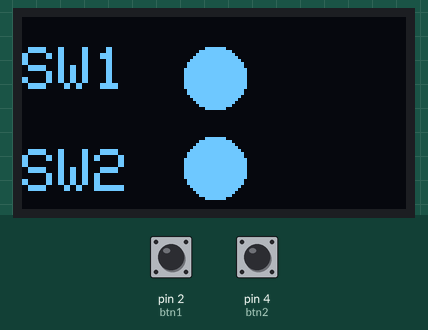
Recording of a program running on a simulated Arduino Uno, built with avr-gcc and run on an emulated ATmega328P. Parts: 128×64 one-colour display. Inputs (shaded band) come from the test bench; at power-on: pin 2 (btn1) LOW, pin 4 (btn2) LOW. What the program prints to the serial monitor is not drawn.

Above: at 2.2 s.
2.3 s: pin 2 (btn1) pulled HIGH for 0.15 s
At 2.41 s:
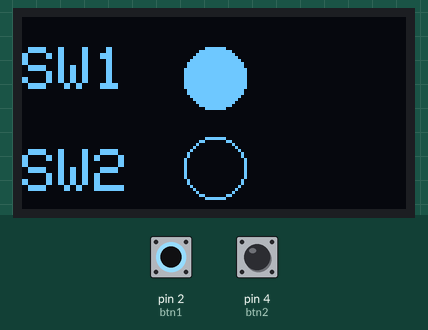
3.9 s: pin 4 (btn2) pulled HIGH for 1 s
At 4.7 s:
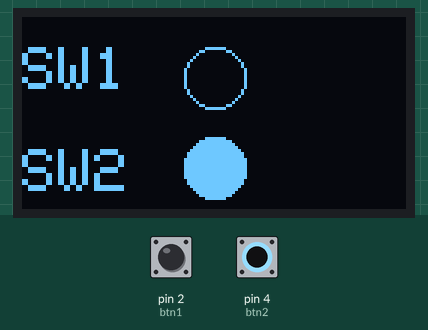
6.4 s: pin 2 (btn1) pulled HIGH for 3.2 s
At 7.7 s:
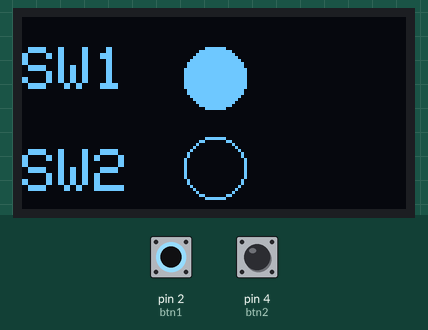
12.6 s: pin 4 (btn2) pulled HIGH for 3.2 s
At 13.4 s:
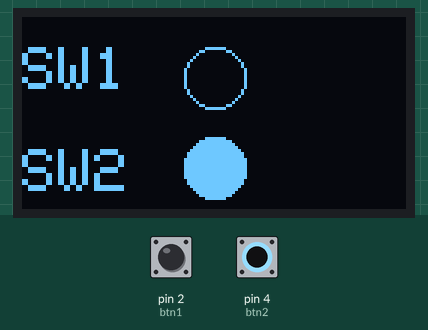
Timing chart, 0 to 15.6 s (numbered marks = the images above; inputs shaded):
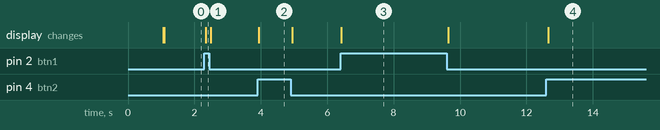

The program:

main.cpp
```cpp
#include <Arduino.h>
#include <SPI.h>
#include <Wire.h>
#include <Adafruit_GFX.h>
#include <Adafruit_SSD1306.h>

const int btn1 = 2;
const int btn2 = 4;

#define SCREEN_WIDTH 128 // OLED display width, in pixels
#define SCREEN_HEIGHT 64 // OLED display height, in pixels
#define OLED_RESET     -1 // Reset pin # (or -1 if sharing Arduino reset pin)
Adafruit_SSD1306 display(SCREEN_WIDTH, SCREEN_HEIGHT, &Wire, OLED_RESET);

void setup() {
  pinMode(btn1, INPUT);
  pinMode(btn2, INPUT);
  Serial.begin(9600);

  if(!display.begin(SSD1306_SWITCHCAPVCC, 0x3C)) { // Address 0x3D for 128x64
    Serial.println(F("SSD1306 allocation failed"));
    for(;;);
  }
  delay(1000);
  display.clearDisplay();

  display.setTextSize(2);
  display.setTextColor(WHITE);
  display.setCursor(0, 10); //width, height
  // Display static text
  display.println("SW1");
  display.setCursor(0,44);
  display.println("SW2");
  display.drawCircle(64, 20, 10, WHITE);
  display.drawCircle(64, 50, 10, WHITE);
  display.display();
}

void sw1_On(){
  display.clearDisplay();

  display.setTextSize(2);
  display.setTextColor(WHITE);
  display.setCursor(0, 10); //width, height
  // Display static text
  display.println("SW1");
  display.setCursor(0,44);
  display.println("SW2");
  display.fillCircle(64, 20, 10, WHITE);
  display.drawCircle(64, 50, 10, WHITE);
  display.display();
  Serial.println("sw1 is On");
}

void sw2_On(){
  display.clearDisplay();

  display.setTextSize(2);
  display.setTextColor(WHITE);
  display.setCursor(0, 10); //width, height
  // Display static text
  display.println("SW1");
  display.setCursor(0,44);
  display.println("SW2");
  display.drawCircle(64, 20, 10, WHITE);
  display.fillCircle(64, 50, 10, WHITE);
  display.display();
  Serial.println("sw2 is On");
}

void OFF(){
  display.clearDisplay();

  display.setTextSize(2);
  display.setTextColor(WHITE);
  display.setCursor(0, 10); //width, height
  // Display static text
  display.println("SW1");
  display.setCursor(0,44);
  display.println("SW2");
  display.fillCircle(64, 20, 10, WHITE);
  display.fillCircle(64, 50, 10, WHITE);
  display.display();
  Serial.println("OFF");
}

void loop() {
  // put your main code here, to run repeatedly:
  if(digitalRead(btn1) == HIGH) sw1_On();
  if(digitalRead(btn2) == HIGH) sw2_On();
  if((digitalRead(btn1)==LOW)&&(digitalRead(btn2)==LOW)) OFF();
}
```

Measured:
- after the input at 2.3 s, the display: changes at once (image 1)
- after the input at 3.9 s, the display: changes at once (image 2)
- after the input at 6.4 s, the display: changes at once (image 3)
- after the input at 12.6 s, the display: changes after 0.06 s (image 4)
